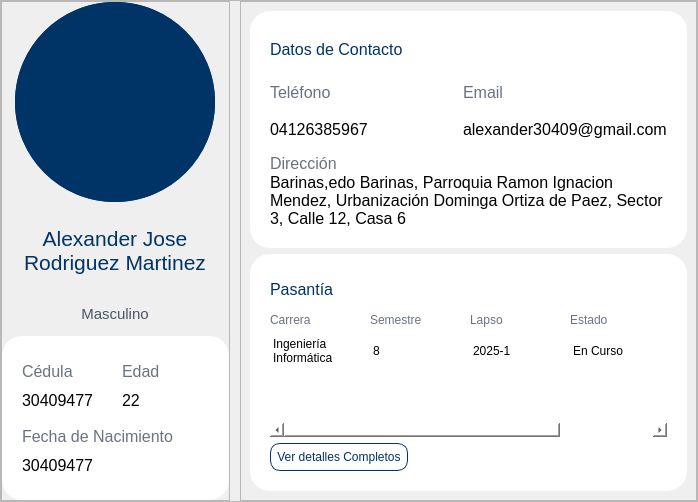
                  <widget class="QFrame" name="frame_10">
                   <property name="frameShape">
                    <enum>QFrame::Shape::StyledPanel</enum>
                   </property>
                   <property name="frameShadow">
                    <enum>QFrame::Shadow::Raised</enum>
                   </property>
                   <layout class="QHBoxLayout" name="horizontalLayout_5" stretch="4,8">
                    <property name="spacing">
                     <number>10</number>
                    </property>
                    <property name="leftMargin">
                     <number>0</number>
                    </property>
                    <property name="topMargin">
                     <number>0</number>
                    </property>
                    <property name="rightMargin">
                     <number>0</number>
                    </property>
                    <property name="bottomMargin">
                     <number>0</number>
                    </property>
                    <item>
                     <widget class="QFrame" name="frame_43">
                      <property name="frameShape">
                       <enum>QFrame::Shape::StyledPanel</enum>
                      </property>
                      <property name="frameShadow">
                       <enum>QFrame::Shadow::Raised</enum>
                      </property>
                      <layout class="QVBoxLayout" name="verticalLayout_51" stretch="6,3">
                       <property name="leftMargin">
                        <number>0</number>
                       </property>
                       <property name="topMargin">
                        <number>0</number>
                       </property>
                       <property name="rightMargin">
                        <number>0</number>
                       </property>
                       <property name="bottomMargin">
                        <number>0</number>
                       </property>
                       <item>
                        <layout class="QHBoxLayout" name="horizontalLayout_8">
                         <item>
                          <spacer name="horizontalSpacer_3">
                           <property name="orientation">
                            <enum>Qt::Orientation::Horizontal</enum>
                           </property>
                           <property name="sizeHint" stdset="0">
                            <size>
                             <width>40</width>
                             <height>20</height>
                            </size>
                           </property>
                          </spacer>
                         </item>
                         <item>
                          <layout class="QVBoxLayout" name="verticalLayout_50" stretch="7,3,1">
                           <property name="spacing">
                            <number>0</number>
                           </property>
                           <item>
                            <widget class="QFrame" name="frame_12">
                             <property name="styleSheet">
                              <string notr="true">background-color: rgb(0, 51, 102);

border-radius: 100px;
border: none;
min-width:200px;
min-height:200px;
max-width:200px;
max-height:200px;</string>
                             </property>
                             <property name="frameShape">
                              <enum>QFrame::Shape::StyledPanel</enum>
                             </property>
                             <property name="frameShadow">
                              <enum>QFrame::Shadow::Raised</enum>
                             </property>
                             <layout class="QGridLayout" name="gridLayout_2">
                              <property name="leftMargin">
                               <number>0</number>
                              </property>
                              <property name="topMargin">
                               <number>0</number>
                              </property>
                              <property name="rightMargin">
                               <number>0</number>
                              </property>
                              <property name="bottomMargin">
                               <number>0</number>
                              </property>
                              <item row="0" column="0">
                               <widget class="QLabel" name="perfil_St_input">
                                <property name="text">
                                 <string/>
                                </property>
                                <property name="alignment">
                                 <set>Qt::AlignmentFlag::AlignCenter</set>
                                </property>
                               </widget>
                              </item>
                             </layout>
                            </widget>
                           </item>
                           <item>
                            <widget class="QLabel" name="nombresLabel">
                             <property name="font">
                              <font>
                               <pointsize>16</pointsize>
                               <kerning>false</kerning>
                               <fontweight>DemiBold</fontweight>
                              </font>
                             </property>
                             <property name="styleSheet">
                              <string notr="true">color: rgb(0, 51, 102);</string>
                             </property>
                             <property name="text">
                              <string>Alexander Jose Rodriguez Martinez</string>
                             </property>
                             <property name="scaledContents">
                              <bool>false</bool>
                             </property>
                             <property name="alignment">
                              <set>Qt::AlignmentFlag::AlignCenter</set>
                             </property>
                             <property name="wordWrap">
                              <bool>true</bool>
                             </property>
                            </widget>
                           </item>
                           <item>
                            <widget class="QLabel" name="sexoLabelSt">
                             <property name="font">
                              <font>
                               <pointsize>11</pointsize>
                              </font>
                             </property>
                             <property name="styleSheet">
                              <string notr="true">color: rgb(74, 85, 101);</string>
                             </property>
                             <property name="text">
                              <string>Masculino</string>
                             </property>
                             <property name="alignment">
                              <set>Qt::AlignmentFlag::AlignCenter</set>
                             </property>
                            </widget>
                           </item>
                          </layout>
                         </item>
                         <item>
                          <spacer name="horizontalSpacer_4">
                           <property name="orientation">
                            <enum>Qt::Orientation::Horizontal</enum>
                           </property>
                           <property name="sizeHint" stdset="0">
                            <size>
                             <width>40</width>
                             <height>20</height>
                            </size>
                           </property>
                          </spacer>
                         </item>
                        </layout>
                       </item>
                       <item>
                        <widget class="QFrame" name="frame_45">
                         <property name="styleSheet">
                          <string notr="true">background-color: rgb(255, 255, 255);
border-radius:20px;</string>
                         </property>
                         <property name="frameShape">
                          <enum>QFrame::Shape::Box</enum>
                         </property>
                         <property name="frameShadow">
                          <enum>QFrame::Shadow::Sunken</enum>
                         </property>
                         <property name="lineWidth">
                          <number>2</number>
                         </property>
                         <layout class="QVBoxLayout" name="verticalLayout_49">
                          <property name="leftMargin">
                           <number>20</number>
                          </property>
                          <property name="topMargin">
                           <number>20</number>
                          </property>
                          <property name="rightMargin">
                           <number>20</number>
                          </property>
                          <property name="bottomMargin">
                           <number>20</number>
                          </property>
                          <item>
                           <layout class="QHBoxLayout" name="horizontalLayout_6">
                            <property name="spacing">
                             <number>12</number>
                            </property>
                            <item>
                             <layout class="QVBoxLayout" name="verticalLayout_15">
                              <property name="spacing">
                               <number>0</number>
                              </property>
                              <item>
                               <widget class="QLabel" name="label_11">
                                <property name="font">
                                 <font>
                                  <pointsize>12</pointsize>
                                  <fontweight>DemiBold</fontweight>
                                 </font>
                                </property>
                                <property name="styleSheet">
                                 <string notr="true">color: rgb(106, 114, 130);</string>
                                </property>
                                <property name="text">
                                 <string>Cédula</string>
                                </property>
                               </widget>
                              </item>
                              <item>
                               <widget class="QLabel" name="cedulaSt_input">
                                <property name="font">
                                 <font>
                                  <pointsize>12</pointsize>
                                  <fontweight>DemiBold</fontweight>
                                 </font>
                                </property>
                                <property name="styleSheet">
                                 <string notr="true">color: #000;</string>
                                </property>
                                <property name="text">
                                 <string>30409477</string>
                                </property>
                               </widget>
                              </item>
                             </layout>
                            </item>
                            <item>
                             <layout class="QVBoxLayout" name="verticalLayout_17">
                              <property name="spacing">
                               <number>0</number>
                              </property>
                              <item>
                               <widget class="QLabel" name="label_13">
                                <property name="font">
                                 <font>
                                  <pointsize>12</pointsize>
                                  <fontweight>DemiBold</fontweight>
                                 </font>
                                </property>
                                <property name="styleSheet">
                                 <string notr="true">color: rgb(106, 114, 130);</string>
                                </property>
                                <property name="text">
                                 <string>Edad</string>
                                </property>
                               </widget>
                              </item>
                              <item>
                               <widget class="QLabel" name="label_14">
                                <property name="font">
                                 <font>
                                  <pointsize>12</pointsize>
                                  <fontweight>DemiBold</fontweight>
                                 </font>
                                </property>
                                <property name="styleSheet">
                                 <string notr="true">color: #000;</string>
                                </property>
                                <property name="text">
                                 <string>22</string>
                                </property>
                               </widget>
                              </item>
                             </layout>
                            </item>
                           </layout>
                          </item>
                          <item>
                           <layout class="QVBoxLayout" name="verticalLayout_48">
                            <property name="spacing">
                             <number>0</number>
                            </property>
                            <item>
                             <widget class="QLabel" name="label_15">
                              <property name="font">
                               <font>
                                <pointsize>12</pointsize>
                                <fontweight>DemiBold</fontweight>
                               </font>
                              </property>
                              <property name="styleSheet">
                               <string notr="true">color: rgb(106, 114, 130);</string>
                              </property>
                              <property name="text">
                               <string>Fecha de Nacimiento</string>
                              </property>
                             </widget>
                            </item>
                            <item>
                             <widget class="QLabel" name="fnacimientoSt">
                              <property name="font">
                               <font>
                                <pointsize>12</pointsize>
                                <fontweight>DemiBold</fontweight>
                               </font>
                              </property>
                              <property name="styleSheet">
                               <string notr="true">color: #000;</string>
                              </property>
                              <property name="text">
                               <string>30409477</string>
                              </property>
                             </widget>
                            </item>
                           </layout>
                          </item>
                         </layout>
                        </widget>
                       </item>
                      </layout>
                     </widget>
                    </item>
                    <item>
                     <widget class="QFrame" name="frame_44">
                      <property name="frameShape">
                       <enum>QFrame::Shape::StyledPanel</enum>
                      </property>
                      <property name="frameShadow">
                       <enum>QFrame::Shadow::Raised</enum>
                      </property>
                      <layout class="QVBoxLayout" name="verticalLayout_57" stretch="1,1">
                       <item>
                        <widget class="QFrame" name="frame_46">
                         <property name="styleSheet">
                          <string notr="true">background-color: rgb(255, 255, 255);
border-radius:20px;</string>
                         </property>
                         <property name="frameShape">
                          <enum>QFrame::Shape::StyledPanel</enum>
                         </property>
                         <property name="frameShadow">
                          <enum>QFrame::Shadow::Raised</enum>
                         </property>
                         <layout class="QVBoxLayout" name="verticalLayout_52" stretch="1,2,2">
                          <property name="leftMargin">
                           <number>20</number>
                          </property>
                          <property name="topMargin">
                           <number>20</number>
                          </property>
                          <property name="rightMargin">
                           <number>20</number>
                          </property>
                          <property name="bottomMargin">
                           <number>20</number>
                          </property>
                          <item>
                           <widget class="QLabel" name="label_64">
                            <property name="font">
                             <font>
                              <pointsize>12</pointsize>
                              <fontweight>DemiBold</fontweight>
                             </font>
                            </property>
                            <property name="styleSheet">
                             <string notr="true">color: rgb(0, 51, 102);</string>
                            </property>
                            <property name="text">
                             <string>Datos de Contacto</string>
                            </property>
                           </widget>
                          </item>
                          <item>
                           <layout class="QHBoxLayout" name="horizontalLayout_9">
                            <property name="spacing">
                             <number>12</number>
                            </property>
                            <item>
                             <layout class="QVBoxLayout" name="verticalLayout_53">
                              <property name="spacing">
                               <number>0</number>
                              </property>
                              <item>
                               <widget class="QLabel" name="label_55">
                                <property name="font">
                                 <font>
                                  <pointsize>12</pointsize>
                                  <fontweight>DemiBold</fontweight>
                                 </font>
                                </property>
                                <property name="styleSheet">
                                 <string notr="true">color: rgb(106, 114, 130);</string>
                                </property>
                                <property name="text">
                                 <string>Teléfono</string>
                                </property>
                               </widget>
                              </item>
                              <item>
                               <widget class="QLabel" name="telefonoInput">
                                <property name="font">
                                 <font>
                                  <pointsize>12</pointsize>
                                  <fontweight>DemiBold</fontweight>
                                 </font>
                                </property>
                                <property name="styleSheet">
                                 <string notr="true">color: #0;</string>
                                </property>
                                <property name="text">
                                 <string>04126385967</string>
                                </property>
                               </widget>
                              </item>
                             </layout>
                            </item>
                            <item>
                             <layout class="QVBoxLayout" name="verticalLayout_54">
                              <property name="spacing">
                               <number>0</number>
                              </property>
                              <item>
                               <widget class="QLabel" name="label_57">
                                <property name="font">
                                 <font>
                                  <pointsize>12</pointsize>
                                  <fontweight>DemiBold</fontweight>
                                 </font>
                                </property>
                                <property name="styleSheet">
                                 <string notr="true">color: rgb(106, 114, 130);</string>
                                </property>
                                <property name="text">
                                 <string>Email</string>
                                </property>
                               </widget>
                              </item>
                              <item>
                               <widget class="QLabel" name="emailSt">
                                <property name="font">
                                 <font>
                                  <pointsize>12</pointsize>
                                  <fontweight>DemiBold</fontweight>
                                 </font>
                                </property>
                                <property name="styleSheet">
                                 <string notr="true">color: #000;</string>
                                </property>
                                <property name="text">
                                 <string>alexander30409@gmail.com</string>
                                </property>
                               </widget>
                              </item>
                             </layout>
                            </item>
                           </layout>
                          </item>
                          <item>
                           <layout class="QVBoxLayout" name="verticalLayout_55">
                            <property name="spacing">
                             <number>0</number>
                            </property>
                            <item>
                             <widget class="QLabel" name="label_62">
                              <property name="font">
                               <font>
                                <pointsize>12</pointsize>
                                <fontweight>DemiBold</fontweight>
                               </font>
                              </property>
                              <property name="styleSheet">
                               <string notr="true">color: rgb(106, 114, 130);</string>
                              </property>
                              <property name="text">
                               <string>Dirección</string>
                              </property>
                             </widget>
                            </item>
                            <item>
                             <widget class="QLabel" name="direccionSt">
                              <property name="font">
                               <font>
                                <pointsize>12</pointsize>
                                <fontweight>DemiBold</fontweight>
                               </font>
                              </property>
                              <property name="styleSheet">
                               <string notr="true">color: #000;</string>
                              </property>
                              <property name="text">
                               <string>Barinas,edo Barinas, Parroquia Ramon Ignacion Mendez, Urbanización Dominga Ortiza de Paez, Sector 3, Calle 12, Casa 6</string>
                              </property>
                              <property name="wordWrap">
                               <bool>true</bool>
                              </property>
                             </widget>
                            </item>
                           </layout>
                          </item>
                         </layout>
                        </widget>
                       </item>
                       <item>
                        <widget class="QFrame" name="frame_47">
                         <property name="styleSheet">
                          <string notr="true">background-color: rgb(255, 255, 255);
border-radius:20px;</string>
                         </property>
                         <property name="frameShape">
                          <enum>QFrame::Shape::StyledPanel</enum>
                         </property>
                         <property name="frameShadow">
                          <enum>QFrame::Shadow::Raised</enum>
                         </property>
                         <layout class="QVBoxLayout" name="verticalLayout_56" stretch="1,4,1">
                          <property name="leftMargin">
                           <number>20</number>
                          </property>
                          <property name="topMargin">
                           <number>20</number>
                          </property>
                          <property name="rightMargin">
                           <number>20</number>
                          </property>
                          <property name="bottomMargin">
                           <number>20</number>
                          </property>
                          <item>
                           <widget class="QLabel" name="label_65">
                            <property name="font">
                             <font>
                              <pointsize>12</pointsize>
                              <fontweight>DemiBold</fontweight>
                             </font>
                            </property>
                            <property name="styleSheet">
                             <string notr="true">color: rgb(0, 51, 102);</string>
                            </property>
                            <property name="text">
                             <string>Pasantía</string>
                            </property>
                           </widget>
                          </item>
                          <item>
                           <widget class="QTableWidget" name="tableStPasantia">
                            <property name="enabled">
                             <bool>true</bool>
                            </property>
                            <property name="layoutDirection">
                             <enum>Qt::LayoutDirection::LeftToRight</enum>
                            </property>
                            <property name="styleSheet">
                             <string notr="true">QTableWidget {
                background-color: white;
                border: none;       
                color:#000;
				font: 800 12pt &quot;Segoe UI&quot;;
				padding:0px;
            }

            /* Estilo de los Encabezados (Gris y sutil) */
            QHeaderView::section {
                background-color: white;
                color: rgb(106, 114, 130);       /* Gris tipo subtítulo */
                 /* No negrita */
				font: 12pt &quot;Segoe UI&quot;;
                border: none;         /* Sin bordes de botón */
                padding-bottom: 0px; 
                padding-left: 0px;
            }
            
            /* Estilo de las Celdas */
            QTableWidget::item {
              border-bottom: none; 
            }
            
            /* Quitar el foco punteado al seleccionar */
            QTableWidget:focus {
                outline: none;
            }</string>
                            </property>
                            <property name="frameShape">
                             <enum>QFrame::Shape::NoFrame</enum>
                            </property>
                            <property name="textElideMode">
                             <enum>Qt::TextElideMode::ElideRight</enum>
                            </property>
                            <property name="showGrid">
                             <bool>false</bool>
                            </property>
                            <property name="supportedDragActions">
                             <set>Qt::DropAction::IgnoreAction</set>
                            </property>
                            <attribute name="horizontalHeaderVisible">
                             <bool>true</bool>
                            </attribute>
                            <attribute name="horizontalHeaderMinimumSectionSize">
                             <number>5</number>
                            </attribute>
                            <attribute name="horizontalHeaderDefaultSectionSize">
                             <number>100</number>
                            </attribute>
                            <attribute name="horizontalHeaderStretchLastSection">
                             <bool>true</bool>
                            </attribute>
                            <attribute name="verticalHeaderVisible">
                             <bool>false</bool>
                            </attribute>
                            <attribute name="verticalHeaderCascadingSectionResizes">
                             <bool>false</bool>
                            </attribute>
                            <attribute name="verticalHeaderMinimumSectionSize">
                             <number>20</number>
                            </attribute>
                            <attribute name="verticalHeaderDefaultSectionSize">
                             <number>45</number>
                            </attribute>
                            <attribute name="verticalHeaderHighlightSections">
                             <bool>true</bool>
                            </attribute>
                            <attribute name="verticalHeaderShowSortIndicator" stdset="0">
                             <bool>false</bool>
                            </attribute>
                            <row>
                             <property name="text">
                              <string>New Row</string>
                             </property>
                            </row>
                            <column>
                             <property name="text">
                              <string>Carrera</string>
                             </property>
                             <property name="textAlignment">
                              <set>AlignLeading|AlignVCenter</set>
                             </property>
                            </column>
                            <column>
                             <property name="text">
                              <string>Semestre</string>
                             </property>
                             <property name="textAlignment">
                              <set>AlignLeading|AlignVCenter</set>
                             </property>
                            </column>
                            <column>
                             <property name="text">
                              <string>Lapso</string>
                             </property>
                             <property name="textAlignment">
                              <set>AlignLeading|AlignVCenter</set>
                             </property>
                            </column>
                            <column>
                             <property name="text">
                              <string>Estado</string>
                             </property>
                             <property name="textAlignment">
                              <set>AlignLeading|AlignVCenter</set>
                             </property>
                            </column>
                            <item row="0" column="0">
                             <property name="text">
                              <string>Ingeniería Informática</string>
                             </property>
                            </item>
                            <item row="0" column="1">
                             <property name="text">
                              <string>8</string>
                             </property>
                            </item>
                            <item row="0" column="2">
                             <property name="text">
                              <string>2025-1</string>
                             </property>
                            </item>
                            <item row="0" column="3">
                             <property name="text">
                              <string>En Curso</string>
                             </property>
                            </item>
                           </widget>
                          </item>
                          <item>
                           <layout class="QHBoxLayout" name="horizontalLayout_16">
                            <item>
                             <widget class="QPushButton" name="pushButton">
                              <property name="styleSheet">
                               <string notr="true">color: rgb(0, 51, 102);
border: 1px solid #003366;
border-radius:10px;
padding:6px;
font: 11pt &quot;Segoe UI&quot;;</string>
                              </property>
                              <property name="text">
                               <string>Ver detalles Completos</string>
                              </property>
                             </widget>
                            </item>
                            <item>
                             <spacer name="horizontalSpacer_9">
                              <property name="orientation">
                               <enum>Qt::Orientation::Horizontal</enum>
                              </property>
                              <property name="sizeHint" stdset="0">
                               <size>
                                <width>40</width>
                                <height>20</height>
                               </size>
                              </property>
                             </spacer>
                            </item>
                           </layout>
                          </item>
                         </layout>
                        </widget>
                       </item>
                      </layout>
                     </widget>
                    </item>
                   </layout>
                  </widget>
